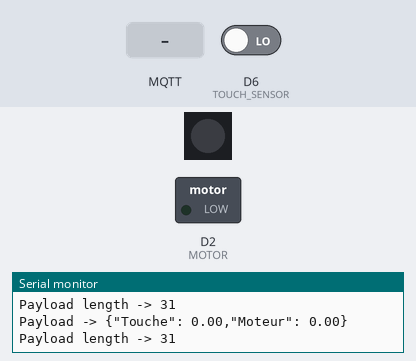
Bench run of a program on a simulated Arduino MKR. Shown: 1 RGB LEDs in strip order, left to right, switched loads named in the program (green lamp = pin HIGH), the last lines printed to the serial monitor. The test bench sets the inputs (shaded band); at power-on: D6 (TOUCH_SENSOR) LOW. WiFi joins after 1.5 s; servers stay silent unless stated; no MQTT or app messages arrive unless stated.

Above: at 12.7 s.
12.8 s: MQTT message "true" arrives on the first subscribed topic
At 13.7 s:
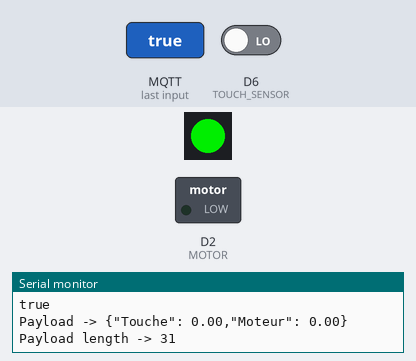
At 14.8 s:
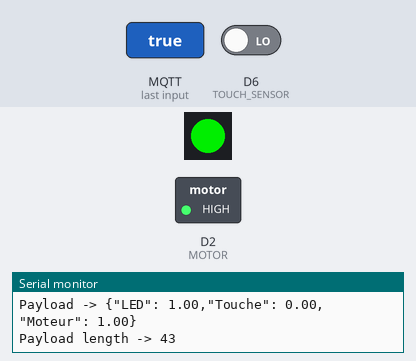
15.4 s: MQTT message "false" arrives on the first subscribed topic
At 18.7 s:
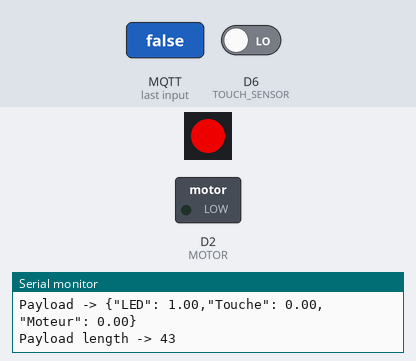
Timing chart, 0 to 20.2 s (numbered marks = the images above; inputs shaded):
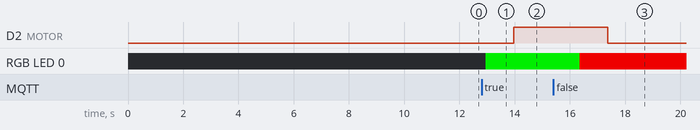

Measured:
- after the input at 12.8 s, D2 (MOTOR): LOW → HIGH after 1.2 s; RGB LED 0: off → RGB(0, 200, 0) after 0.16 s
- after the input at 15.4 s, D2 (MOTOR): HIGH → LOW after 2.0 s; RGB LED 0: RGB(0, 200, 0) → RGB(200, 0, 0) after 0.96 s

The program:

main.cpp
```cpp
#include <Arduino.h>
#include <Adafruit_NeoPixel.h>
#include "WIFIConnector_MKR1000.h"
#include "MQTTConnector.h"


#define PIN_LED 3     // Control signal, connect to DI of the LED
#define NUM_LED 1     // Number of LEDs in a strip

const int TOUCH_SENSOR = 6;
const int MOTOR = 2;

Adafruit_NeoPixel RGB_Strip = Adafruit_NeoPixel(NUM_LED, PIN_LED, NEO_GRB + NEO_KHZ800);

// Fill the dots one after the other with a color
void colorWipe(uint32_t c, uint16_t wait) {
  for (uint16_t i = 0; i < RGB_Strip.numPixels(); i++) {
    RGB_Strip.setPixelColor(i, c);
    RGB_Strip.show();
    delay(wait);
  }
}


void setup() {
  RGB_Strip.begin();
  RGB_Strip.show();
  RGB_Strip.setBrightness(200);    // Set brightness, 0-255 (darkest - brightest)
  pinMode(TOUCH_SENSOR, INPUT);
  pinMode(MOTOR, OUTPUT);
  digitalWrite(MOTOR, LOW);

  wifiConnect();
  MQTTConnect();

}


void loop() {

  ClientMQTT.loop();

  appendPayload("Touche", digitalRead(TOUCH_SENSOR));
  appendPayload("Moteur", digitalRead(MOTOR));
  sendPayload();

  if(touchStatus == "true"){
    colorWipe(RGB_Strip.Color(0, 255, 0), 1000);  // Green
    digitalWrite(MOTOR, HIGH);
    appendPayload("LED", 1);


  }

  if(touchStatus == "false"){
    colorWipe(RGB_Strip.Color(255, 0, 0), 1000);  // Red
    digitalWrite(MOTOR, LOW);
    appendPayload("LED", 1);
  }
  delay(700);
}
```

MQTTConnector.h
```cpp
/*
  Titre      : MQTTConnector.h
  Auteur     : André Roussel
  Date       : 05/11/2021
  Description: Utilitaire de branchement a un Broker MQTT une fois une connexion établisa l'internet via WIFI, GSM, etc...
  Droits     : Reproduction permise pour usage pédagogique
  Version    : 0.0.1
*/


#include <Arduino.h>
#include <MQTT.h>
#include <Secrets.h>


//Constante nécessaire pour le branchement au Broker MQTT

const char MQTT_SERVER[]    = SECRET_MQTT_SERVER_IP;    // Adresse IP du broker MQTT
const int MQTT_SERVER_PORT  = SECRET_MQTT_SERVER_PORT;  // Port du broker MQTT


// Pramètre d'identification de l'objet
const char TOKEN[]        = SECRET_TOKEN;         // Token d'accès de l'objet
const char DEVICE_ID[]    = SECRET_DEVICE_ID;     // Numéro d'indentification de l'objet provenant de Thingsboard

MQTTClient ClientMQTT;      // Création d'un client MQTT pour l'échange de donnée entre l'objet IDO et le broker MQTT


String Payload ="{";      // Chaine de caractère qui contiendra le message envoyer de l'objet vers thingsboard

String touchStatus = "";


void messageReceived(String &topic, String &payload) {

  Serial.println("Message Recu");
  Serial.println(payload);
  Serial.println(topic);

  //Serial.println(payload.substring(11,12));
  touchStatus = payload.substring(payload.lastIndexOf(':') + 1 ,payload.indexOf('}'));
  Serial.println(touchStatus);
  }


// Fonctionnalité de branchement utilisant le protocole MQTT

void MQTTConnect() {

  ClientMQTT.begin(MQTT_SERVER, MQTT_SERVER_PORT, ClientWIFI);

  ClientMQTT.onMessage(messageReceived);

  while (!ClientMQTT.connect(DEVICE_ID, TOKEN, "")) {
    Serial.print(".");
    delay(1000);
  }

  Serial.println("\nBranché au broker MQTT!\n");

  ClientMQTT.subscribe("v1/devices/me/rpc/request/+");

}


// Affiche la payload qui est envoyé ainsi que sa longeur


/*
  Fonctionnalité qui permet de créer la chaine de données a envoyé au broker MQTT
  Pour le moment, cette chaine ne doit pas dépassé un maximum de 100 caractère
*/

void appendPayload(String Name, float Val)
{

  if( Payload != "{")
  {
    Payload += ",";
  }

  Payload += "\"";
  Payload += Name;
  Payload += "\": ";
  Payload += Val;

}

/*
  Fonctionnalité qui permet l'envoie de la chaine de caractères sous la forme de paires
  Nom associé a la donnée, Valeur de al donnée
*/

void sendPayload()
{
  char attributes[200];
  Payload += "}";
  Payload.toCharArray(attributes, 200);
  ClientMQTT.publish("v1/devices/me/telemetry", attributes);

  Serial.print("Payload -> ");
  Serial.println(Payload);
  Serial.print("Payload length -> ");
  Serial.println(Payload.length());

  Payload="{";

}
```

Secrets.h
```cpp
/*
SSID du WIFI ainsi que le mot de passe
Modifier les paramètre WIFI pour le réseau auquels votre objets doit se brancher
*/

#define WIFI_SECRET_SSID "IDO"
#define WIFI_SECRET_PASS "99Bidules!"

/*
Information nécessaire pour le branchement a un Broker MQTT
Dans le cadre du cours AIIA1013, ne modifié pas cet information
*/

#define SECRET_MQTT_SERVER_IP "198.164.130.74"
#define SECRET_MQTT_SERVER_PORT 1883

/*
Détails sur l'indentification de l'objet
Cette information provient de l'objet virtuel créer sur le serveur Thingsbord
*/

#define SECRET_TOKEN  "1qcmaL13igQfwcK4rprm"
#define SECRET_DEVICE_ID "98c72660-77f3-11ed-8fd7-e3d583114459"
```

WIFIConnector_MKR1000.h
```cpp
/*
  Titre      : WIFIConnector_MKR1000.h
  Auteur     : André Roussel
  Date       : 03/11/2021
  Description: Fonctions nécessaire pour branché un Arduino MKR1000 a un réseau WIFI
  Droits     : Reproduction permise pour usage pédagogique
  Version    : 0.0.1
*/


#include "Secrets.h"
#include <SPI.h>
#include <WIFININA.h>
#include "wifiStatus.h"


const char SSID[] = WIFI_SECRET_SSID; // WiFI ssid provenant du fichier Secrets.h
const char PASS[] = WIFI_SECRET_PASS; //WiFI mot de passe provenant du fichier Secrets.h

int status = WL_IDLE_STATUS;          // Statut de la radio WIFI


WiFiClient ClientWIFI;                //Objets représantant un client se branchant a un réseau WIFI


/*
Fonction de connectivité a un réseau WIFI
*/

void wifiConnect()
{

  // Boucle de branchement au réseau WIFI.  Essaie de branchement a tout les 10 secondes jusqu'a réussite
  while (status != WL_CONNECTED)
  {
    Serial.print("Tentative de branchement au réseau: ");
    Serial.println(SSID);
    status = WiFi.begin(SSID, PASS);
    Serial.println(status);


    delay(10000);  // Délai de 10 secondes entre les tentatives de connexion
  }

  //Sortie de la boucle, alors branché au réseau SSID
  Serial.print("Maintenant branché au réseau WIFI ");
  Serial.println(SSID);

  //Impression de l'information de connexion
  printCurrentNet();
  printWifiData();

}
```

wifiStatus.h
```cpp
/*
  Titre      : wifiStatus.h
  Auteur     : Trouvé sur le WEB et référence perdu dans la brume des temps
  Date       : 03/11/2021
  Description: Fonctionnalité pour information sur le branchement
  Droits     : Reproduction permise pour usage pédagogique
  Version    : 0.0.1
*/

//  Impression de l'adresse MAC du uC

void printMacAddress(byte mac[]) {
  for (int i = 5; i >= 0; i--) {
    if (mac[i] < 16) {
      Serial.print("0");
    }
    Serial.print(mac[i], HEX);
    if (i > 0) {
      Serial.print(":");
    }
  }
  Serial.println();
}


// Obtention de l'adresse IP et MAC du uC

void printWifiData() {
  // print your board's IP address:
  IPAddress ip = WiFi.localIP();
  Serial.print("IP Address: ");
  Serial.println(ip);

  // print your MAC address:
  byte mac[6];
  WiFi.macAddress(mac);
  Serial.print("MAC address: ");
  printMacAddress(mac);
}

// Capture de l'information du réseau WIFI

void printCurrentNet() {
  // print the SSID of the network you're attached to:
  Serial.print("SSID: ");
  Serial.println(WiFi.SSID());

  // print the MAC address of the router you're attached to:
  byte bssid[6];
  WiFi.BSSID(bssid);
  Serial.print("BSSID: ");
  printMacAddress(bssid);

  // print the received signal strength:
  long rssi = WiFi.RSSI();
  Serial.print("signal strength (RSSI):");
  Serial.println(rssi);

  // print the encryption type:
  byte encryption = WiFi.encryptionType();
  Serial.print("Encryption Type:");
  Serial.println(encryption, HEX);
  Serial.println();
}
```
